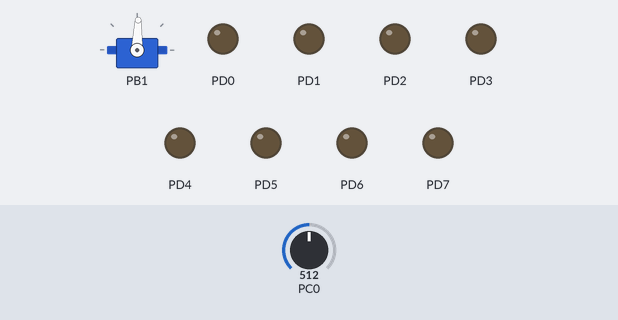
Recording of a program running on a simulated ATmega328P, built with avr-gcc and emulated at 16 MHz. On the bench: servo, output pins drawn as LEDs (lit = HIGH). The test bench sets the inputs (shaded band); at power-on: PC0 = 512. Servo pulses on a pin are drawn as a servo (544–2400 µs = 0–180°).

Above: at 1.2 s.
1.3 s: PC0 set to 716
At 2.5 s:
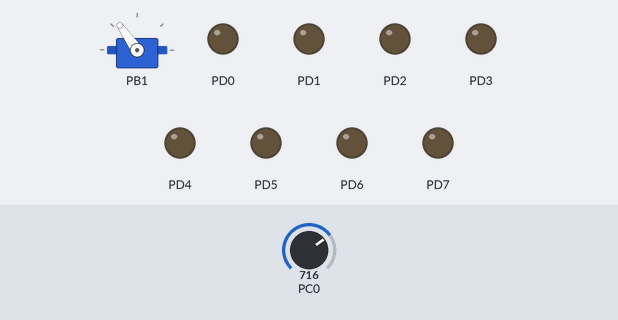
2.8 s: PC0 set to 900
At 3.7 s:
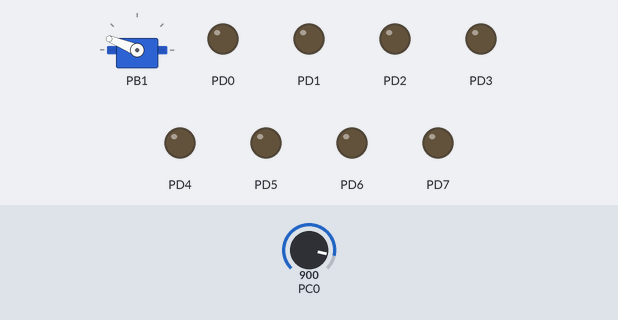
4.3 s: PC0 set to 1023
At 4.9 s:
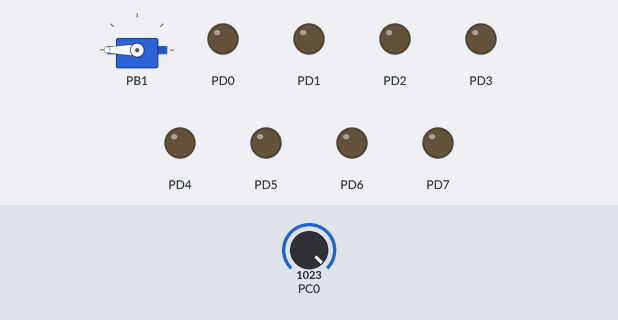
5.8 s: PC0 set to 306
At 7.0 s:
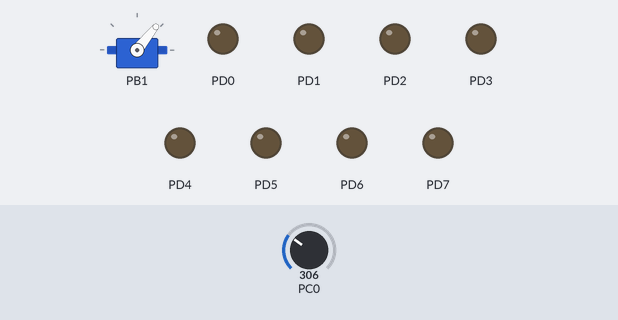
7.3 s: PC0 set to 122
At 8.4 s:
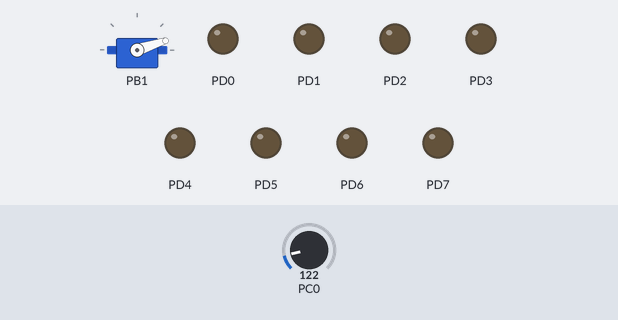
8.8 s: PC0 set to 511
At 9.6 s:
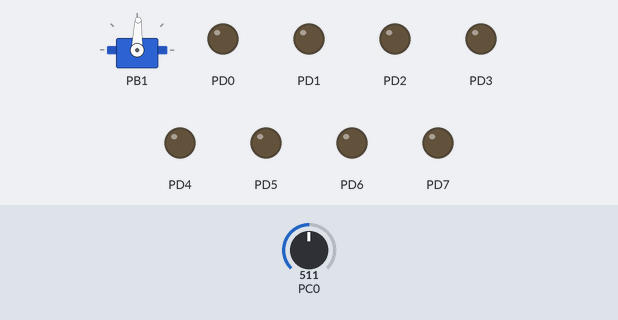
Timing chart, 0 to 11.3 s (numbered marks = the images above; inputs shaded):
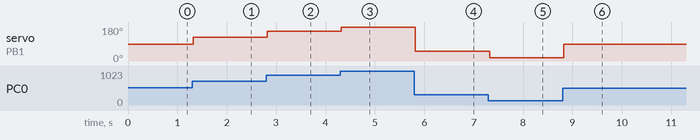

The program:

main.c
```c
//***************************************************************************
// Universidad del Valle de Guatemala
// IE2023: Programación de Microcontroladores
// Autor: Paola Gabriela Yoc Moreira
// Hardware: ATMEGA328P
// Created: 08/04/2025
//***************************************************************************
// Post Lab 5
//***************************************************************************

#define F_CPU 16000000
#include <util/delay.h>
#include <avr/io.h>
#include "PWM1/PWM1.h"

float Valor1 = 0;

void ADC_init(void);
uint16_t adcRead(uint8_t canal);

int main(void)
{
	DDRD = 0xFF;         // Configurar el puerto D como salida (opcional si se usa para debug)
	ADC_init();          // Inicializar ADC
	PWM_init();          // Inicializar módulo PWM

	while (1)
	{
		Valor1 = adcRead(0);    // Leer valor del canal ADC0
		servo_writeA(Valor1);   // Enviar valor leído al servo (PWM)
		_delay_ms(10);          // Pequeña pausa para estabilidad
	}
}

void ADC_init(void){
	ADMUX |= (1 << REFS0);      // Referencia de voltaje: AVCC
	ADMUX &= ~(1 << REFS1);
	ADMUX &= ~(1 << ADLAR);     // Justificación a la derecha (10 bits)

	ADCSRA |= (1 << ADPS2) | (1 << ADPS1) | (1 << ADPS0); // Prescaler 128 ? 125kHz
	ADCSRA |= (1 << ADEN);      // Habilitar ADC
}

uint16_t adcRead(uint8_t canal){
	ADMUX = (ADMUX & 0xF0) | (canal & 0x0F); // Selección del canal ADC
	ADCSRA |= (1 << ADSC);                  // Iniciar conversión
	while (ADCSRA & (1 << ADSC));           // Esperar que finalice la conversión
	return ADC;                             // Retornar resultado
}
```

PWM1.c
```c
#include "PWM1.h"

void PWM_init(void){
	// Configura el pin PB1 como salida para generar la señal PWM
	DDRB |= (1 << PB1);

	// Reinicia el contador del Timer1
	TCNT1 = 0;

	// Establece el valor máximo del contador (TOP) en 39999 para obtener un periodo de 20 ms
	ICR1 = 39999;

	// Configura el modo de comparación para el canal A (OC1A) sin inversión
	TCCR1A = (1 << COM1A1) | (0 << COM1A0);

	// Selecciona el modo Fast PWM con TOP en ICR1 (modo 14)
	TCCR1A |= (1 << WGM11);
	TCCR1B = (1 << WGM13) | (1 << WGM12);

	// Configura el prescaler en 8 ? frecuencia de 2 MHz para el Timer1
	TCCR1B |= (1 << CS11);
}

void servo_writeA(float adc_Value){
	// Convierte el valor del ADC a un valor de pulso entre 1000 y 4800 (1 ms a 2.4 ms)
	OCR1A = map(adc_Value, 0, 1024, 1000, 4800);
}

float map(float x, float in_min, float in_max, float out_min, float out_max){
	// Función para escalar un valor de un rango de entrada a uno de salida
	return ((x - in_min) * (out_max - out_min) / (in_max - in_min)) + out_min;
}
```

PWM1.h
```c
#ifndef PWM1_H_
#define PWM1_H_

#include <avr/io.h>

// Inicializa el Timer1 en modo PWM rápido para generar señal en PB1 (OC1A)
void PWM_init(void);

// Ajusta el ciclo de trabajo del PWM en base al valor leído del ADC
void servo_writeA(float valADC);

// Realiza una conversión lineal de un rango de valores a otro (escalamiento)
float map(float x, float in_min, float in_max, float out_min, float out_max);

#endif /* PWM1_H_ */
```

Measured:
- after the input at 1.3 s, servo on PB1: 88° → 125° at once
- after the input at 2.8 s, servo on PB1: 125° → 158° at once
- after the input at 4.3 s, servo on PB1: 158° → 180° at once
- after the input at 5.8 s, servo on PB1: 180° → 51° at once
- after the input at 7.3 s, servo on PB1: 51° → 18° at once
- after the input at 8.8 s, servo on PB1: 18° → 88° at once
